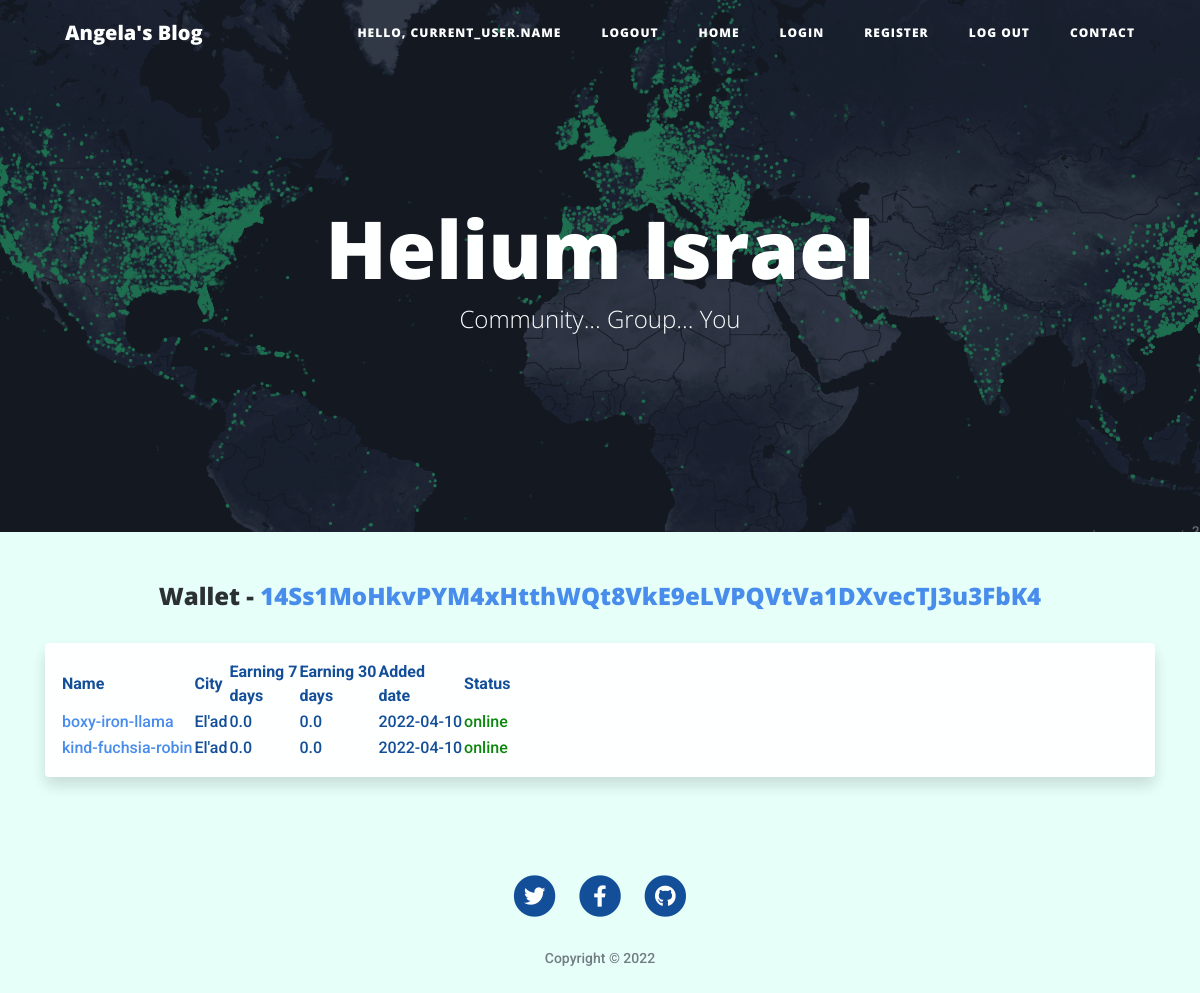
The app's page /wallet/14Ss1MoHkvPYM4xHtthWQt8VkE9eLVPQVtVa1DXvecTJ3u3FbK4 with its own data.
### main.py (models this page shows, shortened)
class Wallet(db.Model):
	__tablename__ = "wallets"
	id = db.Column(db.Integer, primary_key=True, nullable=False)
	address = db.Column(db.Text, unique=True, nullable=False)
	miners = relationship("Miner", back_populates="wallet")
	user_id = db.Column(db.Integer, ForeignKey("users.id"))
	user = relationship("User", back_populates="wallets")

class Miner(db.Model):
	__tablename__ = "miners"
	id = db.Column(db.Integer, primary_key=True, nullable=False)
	name = db.Column(db.String(100), unique=True, nullable=False)
	address = db.Column(db.Text, nullable=False)
	added = db.Column(db.DateTime, nullable=False)
	city = db.Column(db.Text)
	country = db.Column(db.Text)
	street = db.Column(db.Text)
	online = db.Column(db.String(20))
	earnings_7 = db.Column(db.Float)
	earnings_30 = db.Column(db.Float)
	wallet_address = db.Column(db.Integer, ForeignKey("wallets.address"))
	wallet = relationship("Wallet", back_populates="miners")
	def __repr__(self):
		return f"name: {self.name} - City: {self.city} - earining 30 days: {self.earnings_30}"

### main.py (the view)
@app.route("/wallet/<address>")
def wallet(address):
	wallet = Wallet.query.filter_by(address=address).first()
	miners = wallet.miners
	print(miners)
	return render_template("wallet.html", miners=miners, wallet=wallet)

### templates/wallet.html (shortened to what this page needs)
{% extends 'base.html' %}
{% block h_image %}
<header class="masthead" style="background-image: url({{ url_for('static', filename='img/helium-map.png') }}) ">
{% endblock h_image %}
{% block h_title %}
<h1>Helium Israel</h1>
<span class="subheading">Community... Group... You</span>
{% endblock h_title %}
{% block content %}
<div class="container">
    <div class="text-center">
        <h4>Wallet - <a target="_blank" style="color:#4087ea"
                                    href="https://explorer.helium.com/accounts/{{ wallet.address }}">
                                    {{ wallet.address }}</a></h4> <br>
    </div>
    <div class="table-responsive shadow p-3 mb-5 bg-body rounded">
        <table name="table" data-toggle="table" data-search="true" data-pagination="true" data-show-columns="true">
            <thead class="table-headers">
            <th data-field="name" data-valign="middle" data-sortable="true">Name</th>
            <th data-field="city" data-valign="middle" data-sortable="true">City</th>
            <th data-field="earnings-7" data-valign="middle" data-sortable="true">Earning 7<br>days</th>
            <th data-field="earnings-30" data-valign="middle" data-sortable="true">Earning 30<br>days</th>
            <th data-field="added" data-valign="middle" data-sortable="true">Added<br>date</th>
            <th data-field="other-miners" data-valign="middle" data-sortable="true">Status</th>
            </thead>
            <tbody>
            {% for miner in miners %}
            <tr>
                <td class="align-middle"><a target="_blank" style="color:#4087ea"
                                            href="https://explorer.helium.com/hotspots/{{ miner.address }}">
                    {{ miner.name }}</a></td>
                <td class="align-middle">{{ miner.city }}</td>
                <td class="align-middle">{{ miner.earnings_7|round(4) }}</td>
                <td class="align-middle">{{ miner.earnings_30|round(4) }}</td>
                {% set list1 = miner.added|string() %}
                <td class="align-middle">{{ list1[:10] }}</td>
                {% if miner.online == 'online' %}
                <td class="align-middle" style="color:green">{{ miner.online }}</td>
                {% else %}
                <td class="align-middle" style="color:red">{{ miner.online }}</td>
                {% endif %}
            </tr>
            {% endfor %}
            </tbody>
        </table>
    </div>
</div>
{% endblock content %}

### templates/base.html (shortened to what this page needs)
<!DOCTYPE html>
<html lang="en">
<head>
    {% block head %}
    {% block styling %}
    <link href="{{ url_for('static', filename='vendor/bootstrap/css/bootstrap.min.css') }}" rel="stylesheet">
    <link href="{{ url_for('static', filename='vendor/fontawesome-free/css/all.min.css')}}" rel="stylesheet"
          type="text/css">
    <link href="{{ url_for('static', filename='css/clean-blog.min.css')}}" rel="stylesheet">
    <link href="https://unpkg.com/bootstrap-table@1.19.1/dist/bootstrap-table.min.css" rel="stylesheet">
    {% endblock styling %}
    {% endblock head %}
</head>
<body>
<nav class="navbar navbar-expand-lg navbar-light fixed-top" id="mainNav">
    <div class="container">
        <a class="navbar-brand" href="">Angela's Blog</a>
        <div class="collapse navbar-collapse" id="navbarResponsive">
            <ul class="navbar-nav ml-auto float-right">
                <li class="nav-item">
                    <a class="nav-link" href="#">Hello, current_user.name </a>
                </li>
                <li class="nav-item">
                    <a class="nav-link" href="">Logout</a>
                </li>
                <li class="nav-item">
                    <a class="nav-link" href="">Home</a>
                </li>
                <li class="nav-item">
                    <a class="nav-link" href="">Login</a>
                </li>
                <li class="nav-item">
                    <a class="nav-link" href="">Register</a>
                </li>
                <li class="nav-item">
                    <a class="nav-link" href="">Log Out</a>
                </li>
                <li class="nav-item">
                    <a class="nav-link" href="">Contact</a>
                </li>
            </ul>
        </div>
    </div>
</nav>
{% block h_image %} {% endblock h_image %}
<div class="overlay"></div>
<div class="container">
    <div class="row">
        <div class="col-lg-8 col-md-10 mx-auto">
            <div class="site-heading">
                {% block h_title %} {% endblock h_title %}
            </div>
        </div>
    </div>
</div>
</header>
{% block content %}
{% endblock content %}
{% block footer %}
<footer>
    <div class="container">
        <div class="row">
            <div class="col-lg-8 col-md-10 mx-auto">
                <ul class="list-inline text-center">
                    <li class="list-inline-item">
                        <a href="#">
                <span class="fa-stack fa-lg">
                  <i class="fas fa-circle fa-stack-2x"></i>
                  <i class="fab fa-twitter fa-stack-1x fa-inverse"></i>
                </span>
                        </a>
                    </li>
                    <li class="list-inline-item">
                        <a href="#">
                <span class="fa-stack fa-lg">
                  <i class="fas fa-circle fa-stack-2x"></i>
                  <i class="fab fa-facebook-f fa-stack-1x fa-inverse"></i>
                </span>
                        </a>
                    </li>
                    <li class="list-inline-item">
                        <a href="#">
                <span class="fa-stack fa-lg">
                  <i class="fas fa-circle fa-stack-2x"></i>
                  <i class="fab fa-github fa-stack-1x fa-inverse"></i>
                </span>
                        </a>
                    </li>
                </ul>
                <p class="copyright text-muted">Copyright &copy; 2022</p>
            </div>
        </div>
    </div>
</footer>
{% endblock footer %}
</body>
</html>

### records on screen
Wallet: address "14Ss1MoHkvPYM4xHtthWQt8VkE9eLVPQVtVa1DXvecTJ3u3FbK4"
Miner: name "boxy-iron-llama", city "El'ad", earnings_7 "0.0", earnings_30 "0.0", added "2022-04-10", online "online"
Miner: name "kind-fuchsia-robin", city "El'ad", earnings_7 "0.0", earnings_30 "0.0", added "2022-04-10", online "online"
